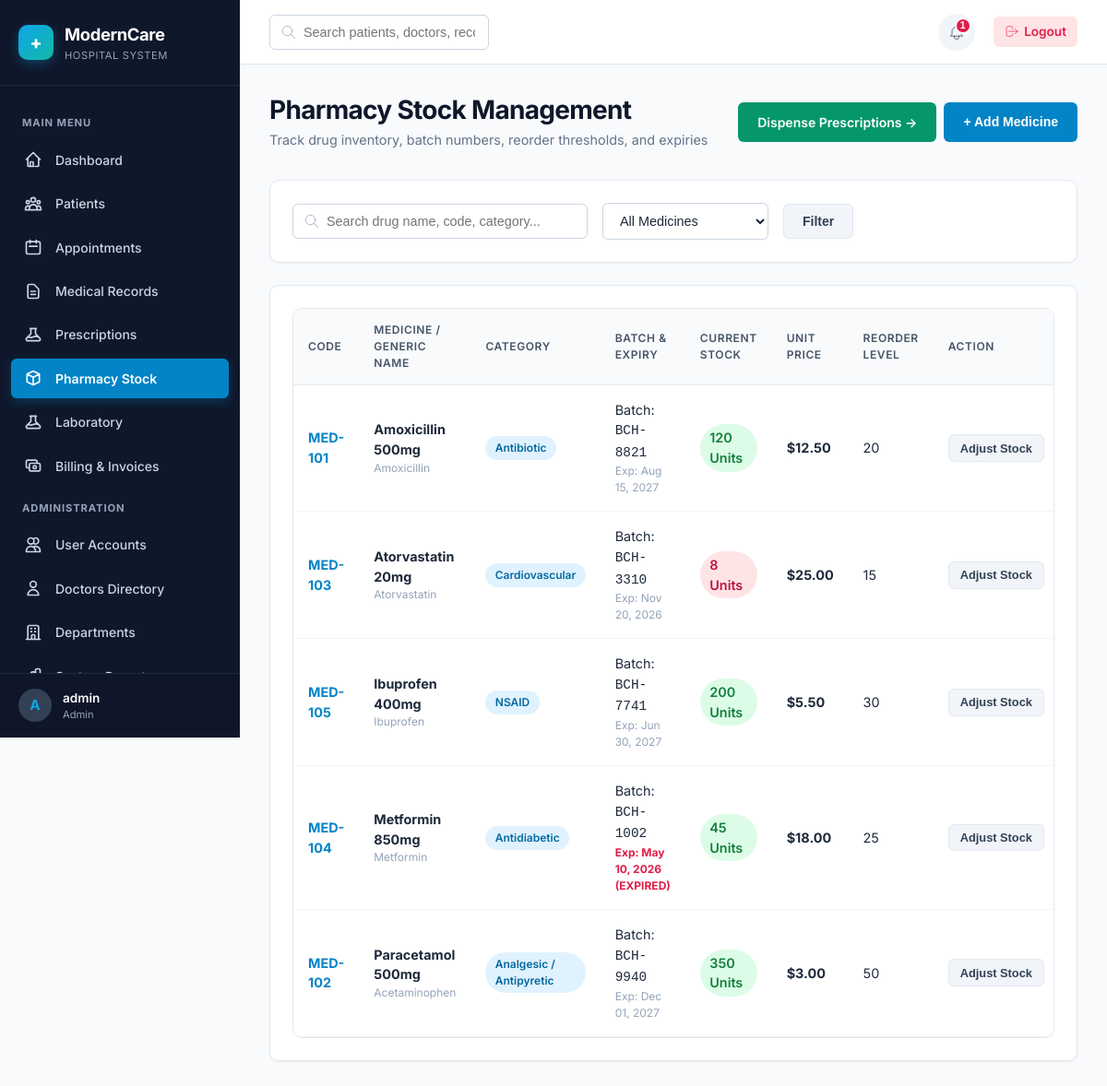
Page /pharmacy/index.php (signed in) on the committed database.
### tables this page shows
CREATE TABLE `notifications` (
    `id` INT AUTO_INCREMENT PRIMARY KEY,
    `user_id` INT NOT NULL,
    `title` VARCHAR(150) NOT NULL,
    `message` TEXT NOT NULL,
    `type` ENUM('Info', 'Warning', 'Success', 'Danger') DEFAULT 'Info',
    `is_read` TINYINT(1) DEFAULT 0,
    `link` VARCHAR(255) NULL,
    `created_at` DATETIME DEFAULT CURRENT_TIMESTAMP,
    FOREIGN KEY (`user_id`) REFERENCES `users`(`id`) ON DELETE CASCADE
);

CREATE TABLE `medicines` (
    `id` INT AUTO_INCREMENT PRIMARY KEY,
    `medicine_code` VARCHAR(30) NOT NULL UNIQUE,
    `name` VARCHAR(100) NOT NULL,
    `generic_name` VARCHAR(100) NOT NULL,
    `category` VARCHAR(50) NOT NULL,
    `manufacturer` VARCHAR(100) NOT NULL,
    `batch_number` VARCHAR(50) NOT NULL,
    `expiry_date` DATE NOT NULL,
    `quantity` INT NOT NULL DEFAULT 0,
    `unit_price` DECIMAL(10,2) NOT NULL,
    `reorder_level` INT NOT NULL DEFAULT 10,
    `supplier_name` VARCHAR(100) NULL,
    `status` ENUM('Active', 'Discontinued') DEFAULT 'Active',
    `created_at` DATETIME DEFAULT CURRENT_TIMESTAMP
);

### includes/functions.php (called while the page is built, shortened)
<?php
function escape(?string $string): string {
    return htmlspecialchars($string ?? '', ENT_QUOTES, 'UTF-8');
}
function sanitize(mixed $data): string {
    return trim((string)$data);
}
function format_currency(float $amount, string $symbol = '$'): string {
    return $symbol . number_format($amount, 2);
}
function format_date(?string $dateStr, string $format = 'M d, Y'): string {
    $timestamp = strtotime($dateStr);
    return $timestamp ? date($format, $timestamp) : 'N/A';
}

### pharmacy/index.php (the view, shortened to what this page needs)
<?php
$baseUrl   = '../';
require_once __DIR__ . '/../includes/header.php';
require_once __DIR__ . '/../includes/sidebar.php';
$db = Database::getInstance();
$searchQuery = sanitize($_GET['search'] ?? '');
$filterType  = $_GET['filter'] ?? 'all';
$sql = "SELECT * FROM medicines WHERE status = 'Active'";
$sql .= " ORDER BY name ASC";
$stmt = $db->prepare($sql);
if (!empty($searchQuery)) {
    $stmt->execute([':q' => "%{$searchQuery}%"]);
} else {
    $stmt->execute();
}
$medicines = $stmt->fetchAll();
?>
<div class="main-content">
    <?php require_once __DIR__ . '/../includes/navbar.php'; ?>
    <main class="content-body">
        <div class="page-header">
            <div>
                <h1 class="page-title">Pharmacy Stock Management</h1>
                <div class="page-subtitle">Track drug inventory, batch numbers, reorder thresholds, and expiries</div>
            </div>
            <div style="display:flex; gap:0.5rem;">
                <a href="dispensing.php" class="btn btn-success">Dispense Prescriptions &rarr;</a>
                <button class="btn btn-primary" onclick="openModal('add-med-modal')">+ Add Medicine</button>
            </div>
        </div>
        <div class="card">
            <form method="GET" action="index.php" style="display:flex; gap:1rem; flex-wrap:wrap; align-items:center;">
                <div class="search-box" style="flex:1; min-width:260px;">
                    <svg fill="none" stroke="currentColor" viewBox="0 0 24 24"><path stroke-linecap="round" stroke-linejoin="round" d="M21 21l-6-6m2-5a7 7 0 11-14 0 7 7 0 0114 0z"/></svg>
                    <input type="text" name="search" class="form-control" placeholder="Search drug name, code, category..." value="<?= escape($searchQuery) ?>">
                </div>
                <div style="width:180px;">
                    <select name="filter" class="form-select" onchange="this.form.submit()">
                        <option value="all" <?= $filterType === 'all' ? 'selected' : '' ?>>All Medicines</option>
                    </select>
                </div>
                <button type="submit" class="btn btn-secondary">Filter</button>
            </form>
        </div>
        <div class="card">
            <div class="table-responsive">
                <table class="table">
                    <thead>
                        <tr>
                            <th>Code</th>
                            <th>Medicine / Generic Name</th>
                            <th>Category</th>
                            <th>Batch & Expiry</th>
                            <th>Current Stock</th>
                            <th>Unit Price</th>
                            <th>Reorder Level</th>
                            <th>Action</th>
                        </tr>
                    </thead>
                    <tbody>
                        <?php if (empty($medicines)): ?>
                            <tr><td colspan="8" style="text-align:center; color:var(--slate-400); padding:2rem;">No medicines found in pharmacy inventory.</td></tr>
                        <?php else: ?>
                            <?php foreach ($medicines as $m): ?>
                                <?php
                                $isLow = $m['quantity'] <= $m['reorder_level'];
                                $isExpired = strtotime($m['expiry_date']) <= time();
                                ?>
                                <tr>
                                    <td><strong style="color:var(--primary-600);"><?= escape($m['medicine_code']) ?></strong></td>
                                    <td>
                                        <strong><?= escape($m['name']) ?></strong>
                                        <div style="font-size:0.75rem; color:var(--slate-400);"><?= escape($m['generic_name']) ?></div>
                                    </td>
                                    <td><span class="badge badge-info"><?= escape($m['category']) ?></span></td>
                                    <td>
                                        <div>Batch: <code><?= escape($m['batch_number']) ?></code></div>
                                        <div style="font-size:0.75rem; color:<?= $isExpired ? 'var(--rose-600)' : 'var(--slate-400)' ?>; font-weight:<?= $isExpired ? '700' : '400' ?>;">
                                            Exp: <?= format_date($m['expiry_date']) ?> <?= $isExpired ? '(EXPIRED)' : '' ?>
                                        </div>
                                    </td>
                                    <td>
                                        <span class="badge badge-<?= $isLow ? 'cancelled' : 'active' ?>" style="font-size:0.9rem;">
                                            <?= $m['quantity'] ?> Units
                                        </span>
                                    </td>
                                    <td><strong><?= format_currency($m['unit_price']) ?></strong></td>
                                    <td><?= $m['reorder_level'] ?></td>
                                    <td>
                                        <button class="btn btn-sm btn-secondary" onclick="openStockModal(<?= $m['id'] ?>, '<?= escape($m['name']) ?>')">Adjust Stock</button>
                                    </td>
                                </tr>
                            <?php endforeach; ?>
                        <?php endif; ?>
                    </tbody>
                </table>
            </div>
        </div>
    </main>
<?php require_once __DIR__ . '/../includes/footer.php'; ?>

### includes/navbar.php (shortened to what this page needs)
<?php
$user = current_user();
$baseUrl = $baseUrl ?? '../';
$notifications = [];
try {
    $db = Database::getInstance();
    $stmt = $db->prepare("SELECT * FROM notifications WHERE user_id = :uid ORDER BY created_at DESC LIMIT 5");
    $stmt->execute([':uid' => $user['id']]);
    $notifications = $stmt->fetchAll();
} catch (Exception $e) {
    error_log("Navbar Notification Error: " . $e->getMessage());
}
$unreadCount = count(array_filter($notifications, fn($n) => $n['is_read'] == 0));
?>
<header class="navbar">
    <div class="navbar-left">
        <div class="search-box">
            <svg fill="none" stroke="currentColor" viewBox="0 0 24 24"><path stroke-linecap="round" stroke-linejoin="round" d="M21 21l-6-6m2-5a7 7 0 11-14 0 7 7 0 0114 0z"/></svg>
            <input type="text" class="form-control" placeholder="Search patients, doctors, records...">
        </div>
    </div>
    <div class="navbar-right">
        <div class="notif-wrapper">
            <button id="notif-dropdown-btn" class="notif-btn" aria-label="Notifications">
                <?php if ($unreadCount > 0): ?>
                    <span class="notif-badge"><?= $unreadCount ?></span>
                <?php endif; ?>
            </button>
        </div>
        <a href="<?= $baseUrl ?>auth/logout.php" class="logout-link">
            <svg width="16" height="16" fill="none" stroke="currentColor" viewBox="0 0 24 24"><path stroke-linecap="round" stroke-linejoin="round" d="M17 16l4-4m0 0l-4-4m4 4H7m6 4v1a3 3 0 01-3 3H6a3 3 0 01-3-3V7a3 3 0 013-3h4a3 3 0 013 3v1"/></svg>
            Logout
        </a>
    </div>
</header>

### includes/navbar.php (style rules this page uses)
.navbar { height: var(--navbar-height); background: #ffffff; border-bottom: 1px solid var(--border-color); display: flex; align-items: center; justify-content: space-between; padding: 0 2rem; position: sticky; top: 0; z-index: 90; box-shadow: 0 1px 3px rgba(0,0,0,0.02); }
.navbar-left { display: flex; align-items: center; gap: 1.25rem; }
.navbar-right { display: flex; align-items: center; gap: 1.25rem; }
.notif-wrapper { position: relative; }
.notif-btn { background: var(--slate-100); border: none; width: 40px; height: 40px; border-radius: var(--radius-full); display: flex; align-items: center; justify-content: center; color: var(--slate-600); cursor: pointer; position: relative; transition: var(--transition); }
.notif-badge { position: absolute; top: 4px; right: 4px; background: var(--rose-600); color: white; font-size: 0.65rem; font-weight: 800; width: 18px; height: 18px; border-radius: var(--radius-full); display: flex; align-items: center; justify-content: center; border: 2px solid white; }
.logout-link { display: inline-flex; align-items: center; gap: 0.35rem; color: var(--rose-600); text-decoration: none; font-size: 0.85rem; font-weight: 600; padding: 0.4rem 0.75rem; border-radius: var(--radius-sm); background: #ffe4e6; transition: var(--transition); }

### rows in the picture
notifications: is_read "1"
medicines: medicine_code "MED-101", name "Amoxicillin 500mg", generic_name "Amoxicillin", category "Antibiotic", batch_number "BCH-8821", expiry_date "Aug 15, 2027", quantity "120", unit_price "$12.50", reorder_level "20"
medicines: medicine_code "MED-103", name "Atorvastatin 20mg", generic_name "Atorvastatin", category "Cardiovascular", batch_number "BCH-3310", expiry_date "Nov 20, 2026", quantity "8", unit_price "$25.00", reorder_level "15"
medicines: medicine_code "MED-105", name "Ibuprofen 400mg", generic_name "Ibuprofen", category "NSAID", batch_number "BCH-7741", expiry_date "Jun 30, 2027", quantity "200", unit_price "$5.50", reorder_level "30"
medicines: medicine_code "MED-104", name "Metformin 850mg", generic_name "Metformin", category "Antidiabetic", batch_number "BCH-1002", expiry_date "May 10, 2026", shows "(EXPIRED)", quantity "45", unit_price "$18.00", reorder_level "25"
medicines: medicine_code "MED-102", name "Paracetamol 500mg", generic_name "Acetaminophen", category "Analgesic / Antipyretic", batch_number "BCH-9940", expiry_date "Dec 01, 2027", quantity "350", unit_price "$3.00", reorder_level "50"

### other values in the picture
substr($user['username'] ?? 'U', 0, 1) "A"
$user['full_name'] "admin"
$role "Admin"
